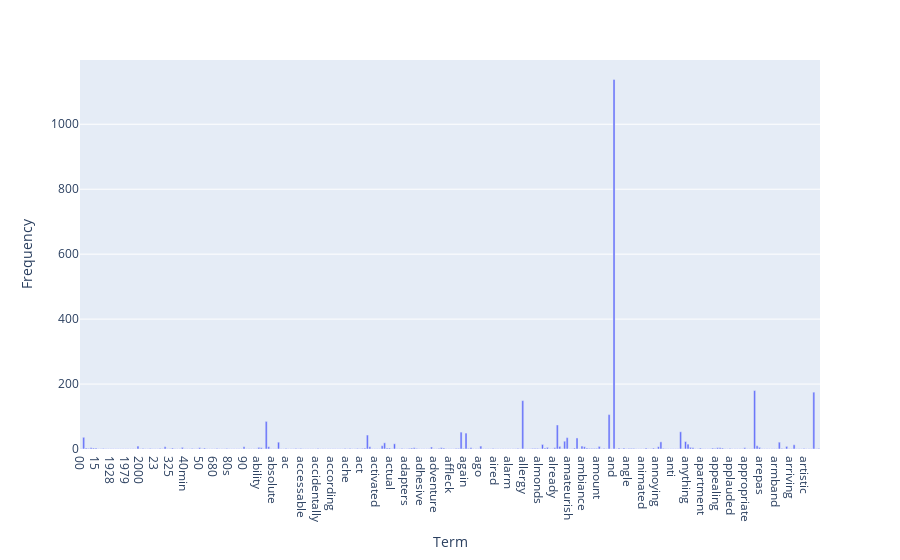

The code cell stored with this chart in its notebook:
### Code cell
data = {"Term": count_vect.get_feature_names_out()[:300], "Frequency": term_frequencies[:300]}
df = pd.DataFrame(data)
fig = px.bar(df,x="Term", y="Frequency")
  
# showing the plot 
fig.show()

### Figure 1 — Plotly figure (JSON) as saved in the notebook; plotly's stock layout.template omitted (floating-point values rounded to 4 significant figures; data arrays with more than 128 entries replaced by an {"elided": "..."} marker saying what was removed)
{"data": [{"alignmentgroup": "True", "hovertemplate": "Term=%{x}<br>Frequency=%{y}<extra></extra>", "legendgroup": "", "marker": {"color": "#636efa", "pattern": {"shape": ""}}, "name": "", "offsetgroup": "", "orientation": "v", "showlegend": false, "textposition": "auto", "type": "bar", "x": {"elided": "300 str values"}, "xaxis": "x", "y": {"elided": "300 int values"}, "yaxis": "y"}], "layout": {"barmode": "relative", "legend": {"tracegroupgap": 0}, "margin": {"t": 60}, "xaxis": {"anchor": "y", "domain": [0, 1], "title": {"text": "Term"}}, "yaxis": {"anchor": "x", "domain": [0, 1], "title": {"text": "Frequency"}}}}
